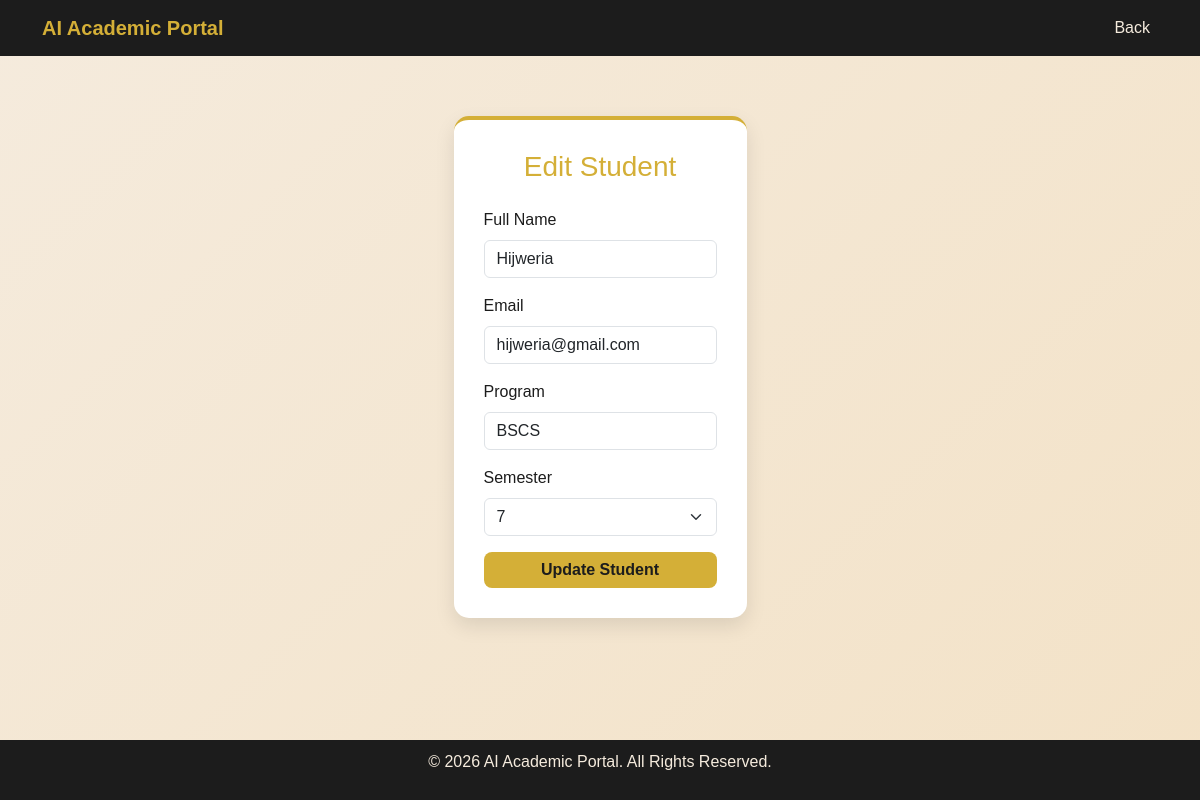
The app's page /edit_student.php?id=16 (signed in) with its own data.
### tables this page shows
CREATE TABLE `students` (
  `id` int(11) NOT NULL,
  `name` varchar(100) NOT NULL,
  `email` varchar(100) NOT NULL,
  `password` varchar(255) NOT NULL,
  `program` varchar(50) NOT NULL,
  `semester` int(2) NOT NULL,
  `is_verified` tinyint(1) DEFAULT 0,
  `verify_token` varchar(255) DEFAULT NULL
);

### edit_student.php (the view, shortened to what this page needs)
<?php
require_once 'includes/db_connect.php';
$id = (int)$_GET['id'];
$stmt = $conn->prepare("SELECT * FROM students WHERE id = ?");
$stmt->bind_param("i", $id);
$stmt->execute();
$result = $stmt->get_result();
$student = $result->fetch_assoc();
?>
<!DOCTYPE html>
<html lang="en">
<head>
  <link href="https://cdn.jsdelivr.net/npm/bootstrap@5.3.0/dist/css/bootstrap.min.css" rel="stylesheet">
</head>
<body>
<nav class="navbar navbar-expand-lg">
  <div class="container">
    <a class="navbar-brand" href="admin_dashboard.php">AI Academic Portal</a>
    <div class="navbar-nav ms-auto">
      <a class="nav-link" href="manage_students.php">Back</a>
    </div>
  </div>
</nav>
<div class="edit-card">
  <h3 class="text-center mb-4" style="color:#D4AF37;">Edit Student</h3>
  <form method="POST">
    <div class="mb-3">
      <label class="form-label">Full Name</label>
      <input type="text" name="name" value="<?php echo htmlspecialchars($student['name']); ?>" class="form-control" required>
    </div>
    <div class="mb-3">
      <label class="form-label">Email</label>
      <input type="email" name="email" value="<?php echo htmlspecialchars($student['email']); ?>" class="form-control" required>
    </div>
    <div class="mb-3">
      <label class="form-label">Program</label>
      <input type="text" name="program" value="<?php echo htmlspecialchars($student['program']); ?>" class="form-control" required>
    </div>
    <div class="mb-3">
      <label class="form-label">Semester</label>
      <select name="semester" class="form-select" required>
        <?php for($i=1;$i<=8;$i++){
          $selected = $i == $student['semester'] ? 'selected' : '';
          echo "<option value='$i' $selected>$i</option>";
        } ?>
      </select>
    </div>
    <button type="submit" class="btn btn-custom w-100">Update Student</button>
  </form>
</div>
<footer>
  <p>&copy; <?php echo date('Y'); ?> AI Academic Portal. All Rights Reserved.</p>
</footer>
</body>
</html>

### edit_student.php (style rules this page uses)
body { font-family: 'Poppins', sans-serif; background: linear-gradient(135deg, #F5EBDD, #F3E2C7); color: #1C1C1C; min-height: 100vh; display: flex; flex-direction: column; }
.navbar { background-color: #1C1C1C; }
.navbar-brand { color: #D4AF37 !important; font-weight: 700; }
.navbar .nav-link { color: #F5EBDD !important; }
.edit-card { background: #fff; border-radius: 15px; padding: 30px; margin: 60px auto; box-shadow: 0 8px 20px rgba(0,0,0,0.1); border-top: 4px solid #D4AF37; max-width: 600px; }
.btn-custom { background-color: #D4AF37; color: #1C1C1C; border: none; border-radius: 8px; font-weight: 600; }
footer { background-color: #1C1C1C; color: #F5EBDD; text-align: center; padding: 10px 0; margin-top: auto; }

### records on screen
students: name "Hijweria", email "hijweria@gmail.com", program "BSCS"

### other values on screen
form field semester "7"
